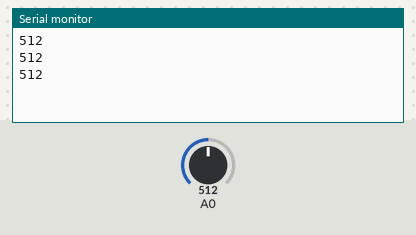
The sketch below on a simulated Arduino Zero (SAMD21). Parts: the last lines printed to the serial monitor. The inputs (shaded band) are chosen by the test bench; at power-on: A0 = 512.

Above: at 1.3 s.
1.4 s: A0 set to 716
At 1.9 s:
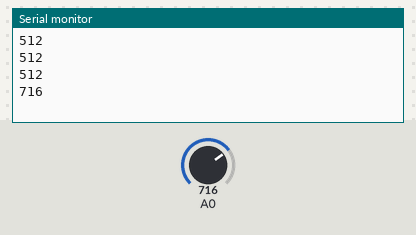
2.9 s: A0 set to 900
At 3.3 s:
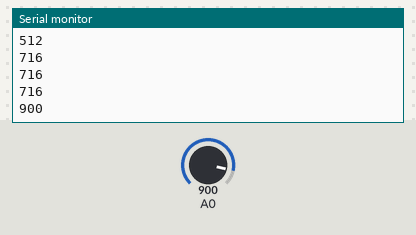
Timing chart, 0 to 5.9 s (numbered marks = the images above; inputs shaded):
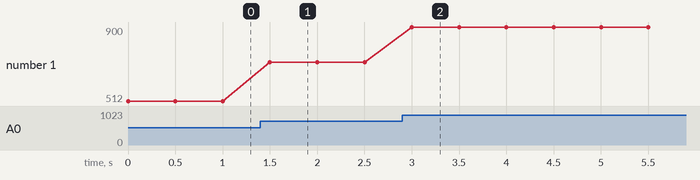

Measured:
- after the input at 1.4 s, the serial monitor: prints a new line after 0.10 s (image 1)
- after the input at 2.9 s, the serial monitor: prints a new line after 0.10 s (image 2)
- plotted number 1: 512 → 716 after the input at 1.4 s, 716 → 900 after the input at 2.9 s

The sketch:

ep6-5.ino
```cpp
void setup() {
  Serial.begin(9600);
  analogWriteResolution(10);
  //10 = 1023, 11=2047, 12=4095, 13=8191, 14=16383, 15=32767, 16=65535
  //default is 12 bit

}

void loop() {
  int a = 0;
  a = analogRead(A0);

  // int b = 0;
  // b = map(a,0,4095,0,10000);

  Serial.println(a);
  delay(500);

}
```
